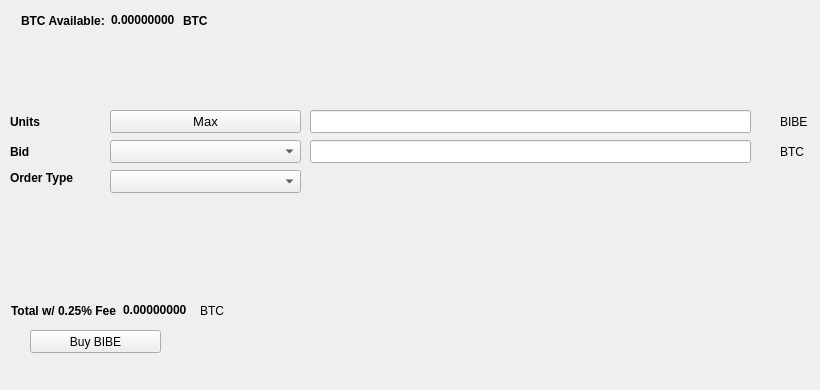
   <widget class="QWidget" name="BuyTab">
    <attribute name="title">
     <string>Buy</string>
    </attribute>
    <widget class="QPushButton" name="BuyBIBE">
     <property name="geometry">
      <rect>
       <x>30</x>
       <y>330</y>
       <width>131</width>
       <height>23</height>
      </rect>
     </property>
     <property name="text">
      <string>Buy BIBE</string>
     </property>
     <property name="icon">
      <iconset resource="../bitsbee.qrc">
       <normaloff>:/icons/bitcoin</normaloff>:/icons/bitcoin</iconset>
     </property>
    </widget>
    <widget class="QLabel" name="label_3">
     <property name="geometry">
      <rect>
       <x>10</x>
       <y>110</y>
       <width>46</width>
       <height>23</height>
      </rect>
     </property>
     <property name="font">
      <font>
       <weight>75</weight>
       <bold>true</bold>
      </font>
     </property>
     <property name="text">
      <string>Units</string>
     </property>
    </widget>
    <widget class="QLineEdit" name="UnitsInput">
     <property name="geometry">
      <rect>
       <x>310</x>
       <y>110</y>
       <width>441</width>
       <height>23</height>
      </rect>
     </property>
     <property name="font">
      <font>
       <pointsize>9</pointsize>
       <weight>75</weight>
       <bold>true</bold>
      </font>
     </property>
    </widget>
    <widget class="QLineEdit" name="BuyBidPriceEdit">
     <property name="geometry">
      <rect>
       <x>310</x>
       <y>140</y>
       <width>441</width>
       <height>23</height>
      </rect>
     </property>
     <property name="font">
      <font>
       <pointsize>9</pointsize>
       <weight>75</weight>
       <bold>true</bold>
      </font>
     </property>
    </widget>
    <widget class="QLabel" name="label_4">
     <property name="geometry">
      <rect>
       <x>780</x>
       <y>110</y>
       <width>31</width>
       <height>23</height>
      </rect>
     </property>
     <property name="text">
      <string>BIBE</string>
     </property>
    </widget>
    <widget class="QLabel" name="label_5">
     <property name="geometry">
      <rect>
       <x>780</x>
       <y>140</y>
       <width>31</width>
       <height>23</height>
      </rect>
     </property>
     <property name="text">
      <string>BTC</string>
     </property>
    </widget>
    <widget class="QLabel" name="label_6">
     <property name="geometry">
      <rect>
       <x>10</x>
       <y>140</y>
       <width>46</width>
       <height>23</height>
      </rect>
     </property>
     <property name="font">
      <font>
       <weight>75</weight>
       <bold>true</bold>
      </font>
     </property>
     <property name="text">
      <string>Bid</string>
     </property>
    </widget>
    <widget class="QLabel" name="label_7">
     <property name="geometry">
      <rect>
       <x>10</x>
       <y>170</y>
       <width>91</width>
       <height>16</height>
      </rect>
     </property>
     <property name="font">
      <font>
       <weight>75</weight>
       <bold>true</bold>
      </font>
     </property>
     <property name="text">
      <string>Order Type</string>
     </property>
    </widget>
    <widget class="QPushButton" name="Buy_Max_Amount">
     <property name="geometry">
      <rect>
       <x>110</x>
       <y>110</y>
       <width>191</width>
       <height>23</height>
      </rect>
     </property>
     <property name="font">
      <font>
       <pointsize>10</pointsize>
      </font>
     </property>
     <property name="text">
      <string>Max</string>
     </property>
    </widget>
    <widget class="QComboBox" name="BuyBidcomboBox">
     <property name="geometry">
      <rect>
       <x>110</x>
       <y>140</y>
       <width>191</width>
       <height>23</height>
      </rect>
     </property>
     <property name="font">
      <font>
       <pointsize>10</pointsize>
      </font>
     </property>
    </widget>
    <widget class="QComboBox" name="buyOrdertypeCombo">
     <property name="geometry">
      <rect>
       <x>110</x>
       <y>170</y>
       <width>191</width>
       <height>23</height>
      </rect>
     </property>
     <property name="font">
      <font>
       <pointsize>10</pointsize>
      </font>
     </property>
    </widget>
    <widget class="QWidget" name="layoutWidget1">
     <property name="geometry">
      <rect>
       <x>21</x>
       <y>11</y>
       <width>227</width>
       <height>19</height>
      </rect>
     </property>
     <layout class="QHBoxLayout" name="horizontalLayout_3">
      <item>
       <widget class="QLabel" name="label232">
        <property name="font">
         <font>
          <weight>75</weight>
          <bold>true</bold>
         </font>
        </property>
        <property name="text">
         <string>BTC Available:</string>
        </property>
       </widget>
      </item>
      <item>
       <widget class="QLabel" name="BtcAvailableLbl">
        <property name="palette">
         <palette>
          <active>
           <colorrole role="WindowText">
            <brush brushstyle="SolidPattern">
             <color alpha="255">
              <red>0</red>
              <green>0</green>
              <blue>0</blue>
             </color>
            </brush>
           </colorrole>
           <colorrole role="Button">
            <brush brushstyle="SolidPattern">
             <color alpha="255">
              <red>0</red>
              <green>170</green>
              <blue>0</blue>
             </color>
            </brush>
           </colorrole>
           <colorrole role="Light">
            <brush brushstyle="SolidPattern">
             <color alpha="255">
              <red>0</red>
              <green>255</green>
              <blue>0</blue>
             </color>
            </brush>
           </colorrole>
           <colorrole role="Midlight">
            <brush brushstyle="SolidPattern">
             <color alpha="255">
              <red>0</red>
              <green>212</green>
              <blue>0</blue>
             </color>
            </brush>
           </colorrole>
           <colorrole role="Dark">
            <brush brushstyle="SolidPattern">
             <color alpha="255">
              <red>0</red>
              <green>85</green>
              <blue>0</blue>
             </color>
            </brush>
           </colorrole>
           <colorrole role="Mid">
            <brush brushstyle="SolidPattern">
             <color alpha="255">
              <red>0</red>
              <green>113</green>
              <blue>0</blue>
             </color>
            </brush>
           </colorrole>
           <colorrole role="Text">
            <brush brushstyle="SolidPattern">
             <color alpha="255">
              <red>0</red>
              <green>170</green>
              <blue>0</blue>
             </color>
            </brush>
           </colorrole>
           <colorrole role="BrightText">
            <brush brushstyle="SolidPattern">
             <color alpha="255">
              <red>255</red>
              <green>255</green>
              <blue>255</blue>
             </color>
            </brush>
           </colorrole>
           <colorrole role="ButtonText">
            <brush brushstyle="SolidPattern">
             <color alpha="255">
              <red>0</red>
              <green>0</green>
              <blue>0</blue>
             </color>
            </brush>
           </colorrole>
           <colorrole role="Base">
            <brush brushstyle="SolidPattern">
             <color alpha="255">
              <red>255</red>
              <green>255</green>
              <blue>255</blue>
             </color>
            </brush>
           </colorrole>
           <colorrole role="Window">
            <brush brushstyle="SolidPattern">
             <color alpha="255">
              <red>0</red>
              <green>170</green>
              <blue>0</blue>
             </color>
            </brush>
           </colorrole>
           <colorrole role="Shadow">
            <brush brushstyle="SolidPattern">
             <color alpha="255">
              <red>0</red>
              <green>0</green>
              <blue>0</blue>
             </color>
            </brush>
           </colorrole>
           <colorrole role="AlternateBase">
            <brush brushstyle="SolidPattern">
             <color alpha="255">
              <red>127</red>
              <green>212</green>
              <blue>127</blue>
             </color>
            </brush>
           </colorrole>
           <colorrole role="ToolTipBase">
            <brush brushstyle="SolidPattern">
             <color alpha="255">
              <red>255</red>
              <green>255</green>
              <blue>220</blue>
             </color>
            </brush>
           </colorrole>
           <colorrole role="ToolTipText">
            <brush brushstyle="SolidPattern">
             <color alpha="255">
              <red>0</red>
              <green>0</green>
              <blue>0</blue>
             </color>
            </brush>
           </colorrole>
          </active>
          <inactive>
           <colorrole role="WindowText">
            <brush brushstyle="SolidPattern">
             <color alpha="255">
              <red>0</red>
              <green>0</green>
              <blue>0</blue>
             </color>
            </brush>
           </colorrole>
           <colorrole role="Button">
            <brush brushstyle="SolidPattern">
             <color alpha="255">
              <red>0</red>
              <green>170</green>
              <blue>0</blue>
             </color>
            </brush>
           </colorrole>
           <colorrole role="Light">
            <brush brushstyle="SolidPattern">
             <color alpha="255">
              <red>0</red>
              <green>255</green>
              <blue>0</blue>
             </color>
            </brush>
           </colorrole>
           <colorrole role="Midlight">
            <brush brushstyle="SolidPattern">
             <color alpha="255">
              <red>0</red>
              <green>212</green>
              <blue>0</blue>
             </color>
            </brush>
           </colorrole>
           <colorrole role="Dark">
            <brush brushstyle="SolidPattern">
             <color alpha="255">
              <red>0</red>
              <green>85</green>
              <blue>0</blue>
             </color>
            </brush>
           </colorrole>
           <colorrole role="Mid">
            <brush brushstyle="SolidPattern">
             <color alpha="255">
              <red>0</red>
              <green>113</green>
              <blue>0</blue>
             </color>
            </brush>
           </colorrole>
           <colorrole role="Text">
            <brush brushstyle="SolidPattern">
             <color alpha="255">
              <red>0</red>
              <green>170</green>
              <blue>0</blue>
             </color>
            </brush>
           </colorrole>
           <colorrole role="BrightText">
            <brush brushstyle="SolidPattern">
             <color alpha="255">
              <red>255</red>
              <green>255</green>
              <blue>255</blue>
             </color>
            </brush>
           </colorrole>
           <colorrole role="ButtonText">
            <brush brushstyle="SolidPattern">
             <color alpha="255">
              <red>0</red>
              <green>0</green>
              <blue>0</blue>
             </color>
            </brush>
           </colorrole>
           <colorrole role="Base">
            <brush brushstyle="SolidPattern">
             <color alpha="255">
              <red>255</red>
              <green>255</green>
              <blue>255</blue>
             </color>
            </brush>
           </colorrole>
           <colorrole role="Window">
            <brush brushstyle="SolidPattern">
             <color alpha="255">
              <red>0</red>
              <green>170</green>
              <blue>0</blue>
             </color>
            </brush>
           </colorrole>
           <colorrole role="Shadow">
            <brush brushstyle="SolidPattern">
             <color alpha="255">
              <red>0</red>
              <green>0</green>
              <blue>0</blue>
             </color>
            </brush>
           </colorrole>
           <colorrole role="AlternateBase">
            <brush brushstyle="SolidPattern">
             <color alpha="255">
              <red>127</red>
              <green>212</green>
              <blue>127</blue>
             </color>
            </brush>
           </colorrole>
           <colorrole role="ToolTipBase">
            <brush brushstyle="SolidPattern">
             <color alpha="255">
              <red>255</red>
              <green>255</green>
              <blue>220</blue>
             </color>
            </brush>
           </colorrole>
           <colorrole role="ToolTipText">
            <brush brushstyle="SolidPattern">
             <color alpha="255">
              <red>0</red>
              <green>0</green>
              <blue>0</blue>
             </color>
            </brush>
           </colorrole>
          </inactive>
          <disabled>
           <colorrole role="WindowText">
            <brush brushstyle="SolidPattern">
             <color alpha="255">
              <red>0</red>
              <green>85</green>
              <blue>0</blue>
             </color>
            </brush>
           </colorrole>
           <colorrole role="Button">
            <brush brushstyle="SolidPattern">
             <color alpha="255">
              <red>0</red>
              <green>170</green>
              <blue>0</blue>
             </color>
            </brush>
           </colorrole>
           <colorrole role="Light">
            <brush brushstyle="SolidPattern">
             <color alpha="255">
              <red>0</red>
              <green>255</green>
              <blue>0</blue>
             </color>
            </brush>
           </colorrole>
           <colorrole role="Midlight">
            <brush brushstyle="SolidPattern">
             <color alpha="255">
              <red>0</red>
              <green>212</green>
              <blue>0</blue>
             </color>
            </brush>
           </colorrole>
           <colorrole role="Dark">
            <brush brushstyle="SolidPattern">
             <color alpha="255">
              <red>0</red>
              <green>85</green>
              <blue>0</blue>
             </color>
            </brush>
           </colorrole>
           <colorrole role="Mid">
            <brush brushstyle="SolidPattern">
             <color alpha="255">
              <red>0</red>
              <green>113</green>
              <blue>0</blue>
             </color>
            </brush>
           </colorrole>
           <colorrole role="Text">
            <brush brushstyle="SolidPattern">
             <color alpha="255">
              <red>0</red>
              <green>85</green>
              <blue>0</blue>
             </color>
            </brush>
           </colorrole>
           <colorrole role="BrightText">
            <brush brushstyle="SolidPattern">
             <color alpha="255">
              <red>255</red>
              <green>255</green>
              <blue>255</blue>
             </color>
            </brush>
           </colorrole>
           <colorrole role="ButtonText">
            <brush brushstyle="SolidPattern">
             <color alpha="255">
              <red>0</red>
              <green>85</green>
              <blue>0</blue>
             </color>
            </brush>
           </colorrole>
           <colorrole role="Base">
            <brush brushstyle="SolidPattern">
             <color alpha="255">
              <red>0</red>
              <green>170</green>
              <blue>0</blue>
             </color>
            </brush>
           </colorrole>
           <colorrole role="Window">
            <brush brushstyle="SolidPattern">
             <color alpha="255">
              <red>0</red>
              <green>170</green>
              <blue>0</blue>
             </color>
            </brush>
           </colorrole>
           <colorrole role="Shadow">
            <brush brushstyle="SolidPattern">
             <color alpha="255">
              <red>0</red>
              <green>0</green>
              <blue>0</blue>
             </color>
            </brush>
           </colorrole>
           <colorrole role="AlternateBase">
            <brush brushstyle="SolidPattern">
             <color alpha="255">
              <red>0</red>
              <green>170</green>
              <blue>0</blue>
             </color>
            </brush>
           </colorrole>
           <colorrole role="ToolTipBase">
            <brush brushstyle="SolidPattern">
             <color alpha="255">
              <red>255</red>
              <green>255</green>
              <blue>220</blue>
             </color>
            </brush>
           </colorrole>
           <colorrole role="ToolTipText">
            <brush brushstyle="SolidPattern">
             <color alpha="255">
              <red>0</red>
              <green>0</green>
              <blue>0</blue>
             </color>
            </brush>
           </colorrole>
          </disabled>
         </palette>
        </property>
        <property name="font">
         <font>
          <weight>75</weight>
          <bold>true</bold>
         </font>
        </property>
        <property name="text">
         <string>0.00000000</string>
        </property>
        <property name="textInteractionFlags">
         <set>Qt::LinksAccessibleByMouse|Qt::TextSelectableByKeyboard|Qt::TextSelectableByMouse</set>
        </property>
       </widget>
      </item>
      <item>
       <widget class="QLabel" name="BtcAvailableLbl_2">
        <property name="font">
         <font>
          <weight>75</weight>
          <bold>true</bold>
         </font>
        </property>
        <property name="text">
         <string>BTC</string>
        </property>
       </widget>
      </item>
     </layout>
    </widget>
    <widget class="QWidget" name="layoutWidge2">
     <property name="geometry">
      <rect>
       <x>11</x>
       <y>301</y>
       <width>259</width>
       <height>19</height>
      </rect>
     </property>
     <layout class="QHBoxLayout" name="horizontalLayout_4">
      <item>
       <widget class="QLabel" name="label_9">
        <property name="font">
         <font>
          <weight>75</weight>
          <bold>true</bold>
         </font>
        </property>
        <property name="text">
         <string>Total w/ 0.25% Fee</string>
        </property>
       </widget>
      </item>
      <item>
       <widget class="QLabel" name="BuyCostLabel">
        <property name="palette">
         <palette>
          <active>
           <colorrole role="WindowText">
            <brush brushstyle="SolidPattern">
             <color alpha="255">
              <red>0</red>
              <green>0</green>
              <blue>0</blue>
             </color>
            </brush>
           </colorrole>
           <colorrole role="Button">
            <brush brushstyle="SolidPattern">
             <color alpha="255">
              <red>0</red>
              <green>170</green>
              <blue>0</blue>
             </color>
            </brush>
           </colorrole>
           <colorrole role="Light">
            <brush brushstyle="SolidPattern">
             <color alpha="255">
              <red>0</red>
              <green>255</green>
              <blue>0</blue>
             </color>
            </brush>
           </colorrole>
           <colorrole role="Midlight">
            <brush brushstyle="SolidPattern">
             <color alpha="255">
              <red>0</red>
              <green>212</green>
              <blue>0</blue>
             </color>
            </brush>
           </colorrole>
           <colorrole role="Dark">
            <brush brushstyle="SolidPattern">
             <color alpha="255">
              <red>0</red>
              <green>85</green>
              <blue>0</blue>
             </color>
            </brush>
           </colorrole>
           <colorrole role="Mid">
            <brush brushstyle="SolidPattern">
             <color alpha="255">
              <red>0</red>
              <green>113</green>
              <blue>0</blue>
             </color>
            </brush>
           </colorrole>
           <colorrole role="Text">
            <brush brushstyle="SolidPattern">
             <color alpha="255">
              <red>0</red>
              <green>170</green>
              <blue>0</blue>
             </color>
            </brush>
           </colorrole>
           <colorrole role="BrightText">
            <brush brushstyle="SolidPattern">
             <color alpha="255">
              <red>255</red>
              <green>255</green>
              <blue>255</blue>
             </color>
            </brush>
           </colorrole>
           <colorrole role="ButtonText">
            <brush brushstyle="SolidPattern">
             <color alpha="255">
              <red>0</red>
              <green>0</green>
              <blue>0</blue>
             </color>
            </brush>
           </colorrole>
           <colorrole role="Base">
            <brush brushstyle="SolidPattern">
             <color alpha="255">
              <red>255</red>
              <green>255</green>
              <blue>255</blue>
             </color>
            </brush>
           </colorrole>
           <colorrole role="Window">
            <brush brushstyle="SolidPattern">
             <color alpha="255">
              <red>0</red>
              <green>170</green>
              <blue>0</blue>
             </color>
            </brush>
           </colorrole>
           <colorrole role="Shadow">
            <brush brushstyle="SolidPattern">
             <color alpha="255">
              <red>0</red>
              <green>0</green>
              <blue>0</blue>
             </color>
            </brush>
           </colorrole>
           <colorrole role="AlternateBase">
            <brush brushstyle="SolidPattern">
             <color alpha="255">
              <red>127</red>
              <green>212</green>
              <blue>127</blue>
             </color>
            </brush>
           </colorrole>
           <colorrole role="ToolTipBase">
            <brush brushstyle="SolidPattern">
             <color alpha="255">
              <red>255</red>
              <green>255</green>
              <blue>220</blue>
             </color>
            </brush>
           </colorrole>
           <colorrole role="ToolTipText">
            <brush brushstyle="SolidPattern">
             <color alpha="255">
              <red>0</red>
              <green>0</green>
              <blue>0</blue>
             </color>
            </brush>
           </colorrole>
          </active>
          <inactive>
           <colorrole role="WindowText">
            <brush brushstyle="SolidPattern">
             <color alpha="255">
              <red>0</red>
              <green>0</green>
              <blue>0</blue>
             </color>
            </brush>
           </colorrole>
           <colorrole role="Button">
            <brush brushstyle="SolidPattern">
             <color alpha="255">
              <red>0</red>
              <green>170</green>
              <blue>0</blue>
             </color>
            </brush>
           </colorrole>
           <colorrole role="Light">
            <brush brushstyle="SolidPattern">
             <color alpha="255">
              <red>0</red>
              <green>255</green>
              <blue>0</blue>
             </color>
            </brush>
           </colorrole>
           <colorrole role="Midlight">
            <brush brushstyle="SolidPattern">
             <color alpha="255">
              <red>0</red>
              <green>212</green>
              <blue>0</blue>
             </color>
            </brush>
           </colorrole>
           <colorrole role="Dark">
            <brush brushstyle="SolidPattern">
             <color alpha="255">
              <red>0</red>
              <green>85</green>
              <blue>0</blue>
             </color>
            </brush>
           </colorrole>
           <colorrole role="Mid">
            <brush brushstyle="SolidPattern">
             <color alpha="255">
              <red>0</red>
              <green>113</green>
              <blue>0</blue>
             </color>
            </brush>
           </colorrole>
           <colorrole role="Text">
            <brush brushstyle="SolidPattern">
             <color alpha="255">
              <red>0</red>
              <green>170</green>
              <blue>0</blue>
             </color>
            </brush>
           </colorrole>
           <colorrole role="BrightText">
            <brush brushstyle="SolidPattern">
             <color alpha="255">
              <red>255</red>
              <green>255</green>
              <blue>255</blue>
             </color>
            </brush>
           </colorrole>
           <colorrole role="ButtonText">
            <brush brushstyle="SolidPattern">
             <color alpha="255">
              <red>0</red>
              <green>0</green>
              <blue>0</blue>
             </color>
            </brush>
           </colorrole>
           <colorrole role="Base">
            <brush brushstyle="SolidPattern">
             <color alpha="255">
              <red>255</red>
              <green>255</green>
              <blue>255</blue>
             </color>
            </brush>
           </colorrole>
           <colorrole role="Window">
            <brush brushstyle="SolidPattern">
             <color alpha="255">
              <red>0</red>
              <green>170</green>
              <blue>0</blue>
             </color>
            </brush>
           </colorrole>
           <colorrole role="Shadow">
            <brush brushstyle="SolidPattern">
             <color alpha="255">
              <red>0</red>
              <green>0</green>
              <blue>0</blue>
             </color>
            </brush>
           </colorrole>
           <colorrole role="AlternateBase">
            <brush brushstyle="SolidPattern">
             <color alpha="255">
              <red>127</red>
              <green>212</green>
              <blue>127</blue>
             </color>
            </brush>
           </colorrole>
           <colorrole role="ToolTipBase">
            <brush brushstyle="SolidPattern">
             <color alpha="255">
              <red>255</red>
              <green>255</green>
              <blue>220</blue>
             </color>
            </brush>
           </colorrole>
           <colorrole role="ToolTipText">
            <brush brushstyle="SolidPattern">
             <color alpha="255">
              <red>0</red>
              <green>0</green>
              <blue>0</blue>
             </color>
            </brush>
           </colorrole>
          </inactive>
          <disabled>
           <colorrole role="WindowText">
            <brush brushstyle="SolidPattern">
             <color alpha="255">
              <red>0</red>
              <green>85</green>
              <blue>0</blue>
             </color>
            </brush>
           </colorrole>
           <colorrole role="Button">
            <brush brushstyle="SolidPattern">
             <color alpha="255">
              <red>0</red>
              <green>170</green>
              <blue>0</blue>
             </color>
            </brush>
           </colorrole>
           <colorrole role="Light">
            <brush brushstyle="SolidPattern">
             <color alpha="255">
              <red>0</red>
              <green>255</green>
              <blue>0</blue>
             </color>
            </brush>
           </colorrole>
           <colorrole role="Midlight">
            <brush brushstyle="SolidPattern">
             <color alpha="255">
              <red>0</red>
              <green>212</green>
              <blue>0</blue>
             </color>
            </brush>
           </colorrole>
           <colorrole role="Dark">
            <brush brushstyle="SolidPattern">
             <color alpha="255">
              <red>0</red>
              <green>85</green>
              <blue>0</blue>
             </color>
            </brush>
           </colorrole>
           <colorrole role="Mid">
            <brush brushstyle="SolidPattern">
             <color alpha="255">
              <red>0</red>
              <green>113</green>
              <blue>0</blue>
             </color>
            </brush>
           </colorrole>
           <colorrole role="Text">
            <brush brushstyle="SolidPattern">
             <color alpha="255">
              <red>0</red>
              <green>85</green>
              <blue>0</blue>
             </color>
            </brush>
           </colorrole>
           <colorrole role="BrightText">
            <brush brushstyle="SolidPattern">
             <color alpha="255">
              <red>255</red>
              <green>255</green>
              <blue>255</blue>
             </color>
            </brush>
           </colorrole>
           <colorrole role="ButtonText">
            <brush brushstyle="SolidPattern">
             <color alpha="255">
              <red>0</red>
              <green>85</green>
              <blue>0</blue>
             </color>
            </brush>
           </colorrole>
           <colorrole role="Base">
            <brush brushstyle="SolidPattern">
             <color alpha="255">
              <red>0</red>
              <green>170</green>
              <blue>0</blue>
             </color>
            </brush>
           </colorrole>
           <colorrole role="Window">
            <brush brushstyle="SolidPattern">
             <color alpha="255">
              <red>0</red>
              <green>170</green>
              <blue>0</blue>
             </color>
            </brush>
           </colorrole>
           <colorrole role="Shadow">
            <brush brushstyle="SolidPattern">
             <color alpha="255">
              <red>0</red>
              <green>0</green>
              <blue>0</blue>
             </color>
            </brush>
           </colorrole>
           <colorrole role="AlternateBase">
            <brush brushstyle="SolidPattern">
             <color alpha="255">
              <red>0</red>
              <green>170</green>
              <blue>0</blue>
             </color>
            </brush>
           </colorrole>
           <colorrole role="ToolTipBase">
            <brush brushstyle="SolidPattern">
             <color alpha="255">
              <red>255</red>
              <green>255</green>
              <blue>220</blue>
             </color>
            </brush>
           </colorrole>
           <colorrole role="ToolTipText">
            <brush brushstyle="SolidPattern">
             <color alpha="255">
              <red>0</red>
              <green>0</green>
              <blue>0</blue>
             </color>
            </brush>
           </colorrole>
          </disabled>
         </palette>
        </property>
        <property name="font">
         <font>
          <weight>75</weight>
          <bold>true</bold>
         </font>
        </property>
        <property name="autoFillBackground">
         <bool>false</bool>
        </property>
        <property name="text">
         <string>0.00000000</string>
        </property>
        <property name="textInteractionFlags">
         <set>Qt::LinksAccessibleByMouse|Qt::TextSelectableByMouse</set>
        </property>
       </widget>
      </item>
      <item>
       <widget class="QLabel" name="label_10">
        <property name="font">
         <font>
          <weight>50</weight>
          <bold>false</bold>
         </font>
        </property>
        <property name="text">
         <string>BTC</string>
        </property>
       </widget>
      </item>
     </layout>
    </widget>
    <widget class="QLabel" name="label_24">
     <property name="geometry">
      <rect>
       <x>460</x>
       <y>300</y>
       <width>281</width>
       <height>81</height>
      </rect>
     </property>
     <property name="text">
      <string/>
     </property>
     <property name="pixmap">
      <pixmap>:/images/bittrex</pixmap>
     </property>
    </widget>
   </widget>
